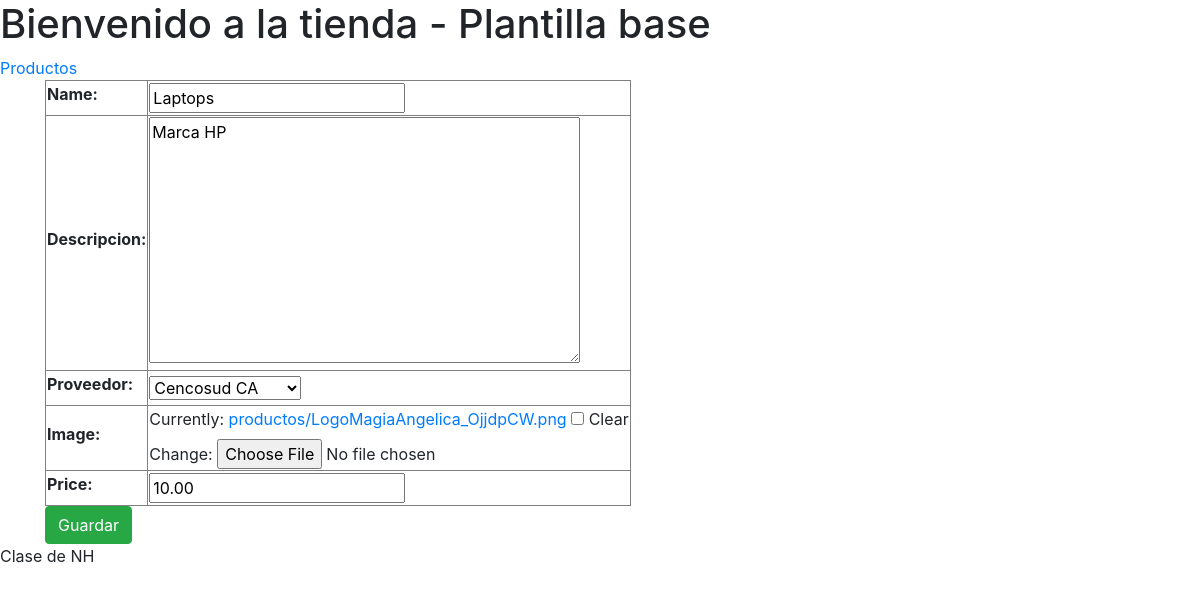
Before: /productos/updateview/2/ with the older database file.
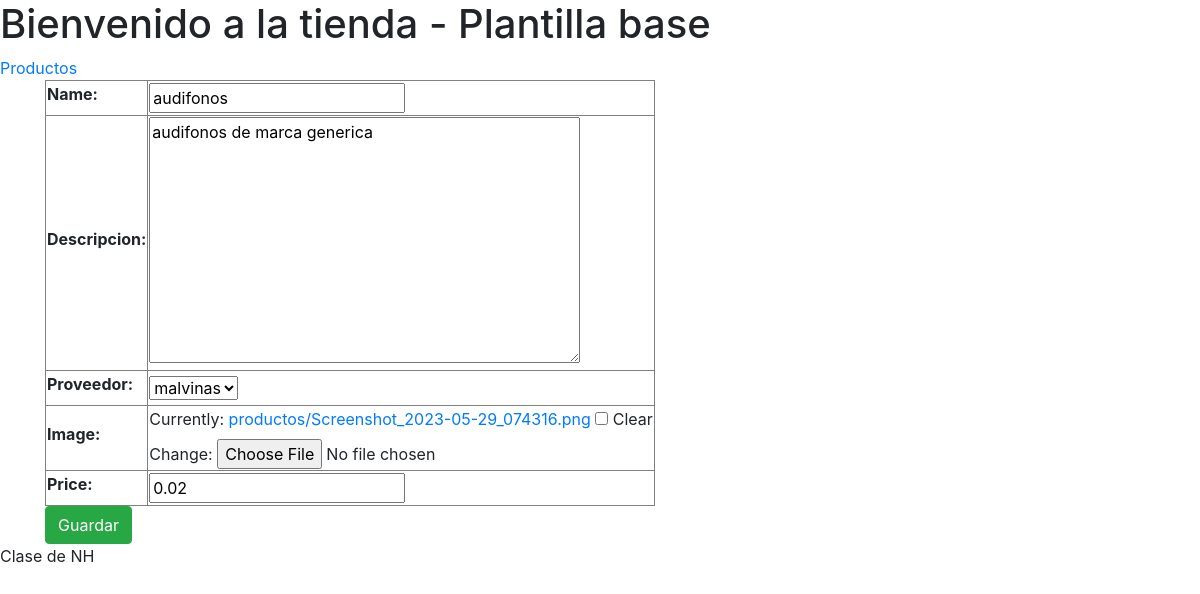
After: the same page with the newer database file.
### productos/models.py (models this page shows, shortened)
class Producto(models.Model):
    name = models.CharField(max_length=200)
    descripcion = models.TextField()
    price = models.DecimalField(max_digits=10, decimal_places=2)
    image = models.ImageField(upload_to="productos/", null=True, blank=True)
    is_deleted = models.BooleanField(default=False)
    proveedor = models.ForeignKey(
        Proveedor, related_name="productos", on_delete=models.CASCADE
    )

class Proveedor(models.Model):
    name = models.CharField(max_length=100, null=False, blank=False)
    direccion = models.TextField()
    telefono = models.CharField(max_length=15, null=True, blank=True)
    email = models.EmailField(null=True, blank=True)
    def __str__(self):
        return str(self.name)

### productos/views.py (the view)
# urls.py: path('updateview/<int:pk>/',views.ProductoUpdateView.as_view(), name ='product_updateview'),
class ProductoUpdateView(UpdateView):
    model = Producto
    form_class = ProductoForm
    template_name = 'producto/product_form.html'
    success_url = '/productos/'

### productos/forms.py (shortened to what this page needs)
class ProductoForm(forms.ModelForm):
    class Meta:
        model = Producto
        fields = ['name', 'descripcion', 'proveedor','image','price']

### productos/templates/producto/product_form.html (shortened to what this page needs)
{% extends "base.html" %}
{% block content %}
<form method="POST" enctype="multipart/form-data">
    <table border="1">
        {{ form.as_table}}
    </table>
    <button type="submit" class="btn btn-success">Guardar</button>
</form>
{% endblock %}

Changed rows visible on the page:
changed Producto: name "Laptops" → "audifonos"; descripcion "Marca HP" → "audifonos de marca generica"; proveedor "Cencosud CA" → "malvinas"; price "10.00" → "0.02"
Other visible differences:
text no longer shown: "Name: Descripcion: Proveedor: Image: Currently: productos/LogoMagiaAngelica_OjjdpCW.png Clear Change: Price:"
text now shown: "Name: Descripcion: Proveedor: Image: Currently: productos/Screenshot_2023-05-29_074316.png Clear Change: Price:"
